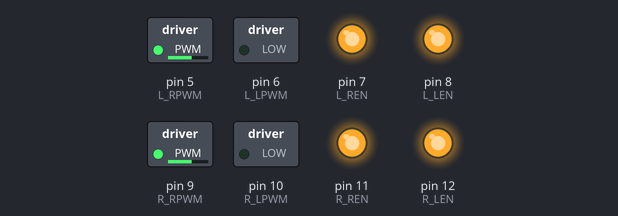
The sketch below on a simulated Arduino Uno, built with avr-gcc and run on an emulated ATmega328P. Shown: switched loads named in the sketch (green lamp = pin HIGH), output pins drawn as LEDs (lit = HIGH).

Above: at 0.05 s.
At 5.05 s:
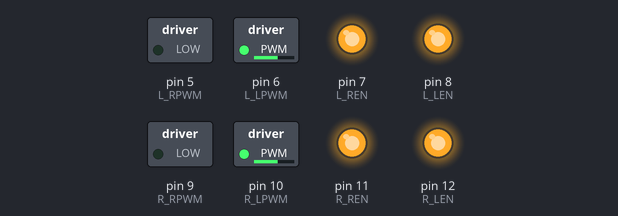
At 10.0 s:
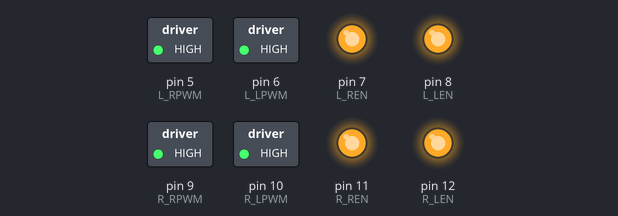
Timing chart, 0 to 13.0 s (numbered marks = the images above):
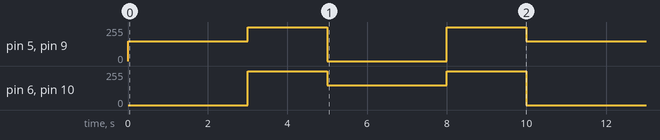

Measured:
- by itself, pin 5 (L_RPWM), pin 9 (R_RPWM): repeats every 10.0 s: 255/255 2.0 s, 0/255 3.0 s, 255/255 2.0 s, 150/255 3.0 s
- by itself, pin 6 (L_LPWM), pin 10 (R_LPWM): repeats every 10.0 s: 150/255 3.0 s, 255/255 2.0 s, 0/255 3.0 s, 255/255 2.0 s

The sketch:

motor_direct_test.ino
```cpp
// =============================
// BTS Motor Direct Test
// Arduino UNO
// =============================

// LEFT BTS
#define L_RPWM 5
#define L_LPWM 6
#define L_REN  7
#define L_LEN  8

// RIGHT BTS
#define R_RPWM 9
#define R_LPWM 10
#define R_REN  11
#define R_LEN  12

void setup() {

  pinMode(L_RPWM, OUTPUT);
  pinMode(L_LPWM, OUTPUT);
  pinMode(L_REN, OUTPUT);
  pinMode(L_LEN, OUTPUT);

  pinMode(R_RPWM, OUTPUT);
  pinMode(R_LPWM, OUTPUT);
  pinMode(R_REN, OUTPUT);
  pinMode(R_LEN, OUTPUT);

  // Enable drivers
  digitalWrite(L_REN, HIGH);
  digitalWrite(L_LEN, HIGH);
  digitalWrite(R_REN, HIGH);
  digitalWrite(R_LEN, HIGH);
}

void loop() {

  // FORWARD
  analogWrite(L_RPWM, 150);
  analogWrite(L_LPWM, 0);

  analogWrite(R_RPWM, 150);
  analogWrite(R_LPWM, 0);

  delay(3000);

  // BRAKE
  digitalWrite(L_RPWM, HIGH);
  digitalWrite(L_LPWM, HIGH);

  digitalWrite(R_RPWM, HIGH);
  digitalWrite(R_LPWM, HIGH);

  delay(2000);

  // BACKWARD
  analogWrite(L_RPWM, 0);
  analogWrite(L_LPWM, 150);

  analogWrite(R_RPWM, 0);
  analogWrite(R_LPWM, 150);

  delay(3000);

  // BRAKE
  digitalWrite(L_RPWM, HIGH);
  digitalWrite(L_LPWM, HIGH);

  digitalWrite(R_RPWM, HIGH);
  digitalWrite(R_LPWM, HIGH);

  delay(2000);
}
```
